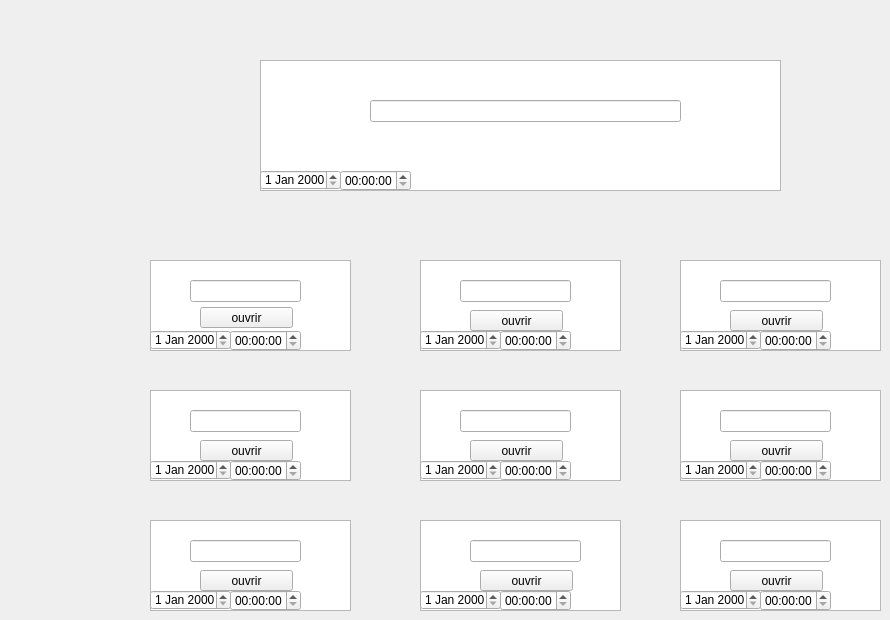
       <widget class="QWidget" name="tab_18">
        <attribute name="title">
         <string>emissions</string>
        </attribute>
        <widget class="QGraphicsView" name="graphicsView_11">
         <property name="geometry">
          <rect>
           <x>150</x>
           <y>260</y>
           <width>201</width>
           <height>91</height>
          </rect>
         </property>
        </widget>
        <widget class="QGraphicsView" name="graphicsView_12">
         <property name="geometry">
          <rect>
           <x>420</x>
           <y>390</y>
           <width>201</width>
           <height>91</height>
          </rect>
         </property>
        </widget>
        <widget class="QGraphicsView" name="graphicsView_13">
         <property name="geometry">
          <rect>
           <x>420</x>
           <y>260</y>
           <width>201</width>
           <height>91</height>
          </rect>
         </property>
        </widget>
        <widget class="QGraphicsView" name="graphicsView_14">
         <property name="geometry">
          <rect>
           <x>150</x>
           <y>520</y>
           <width>201</width>
           <height>91</height>
          </rect>
         </property>
        </widget>
        <widget class="QGraphicsView" name="graphicsView_15">
         <property name="geometry">
          <rect>
           <x>680</x>
           <y>260</y>
           <width>201</width>
           <height>91</height>
          </rect>
         </property>
        </widget>
        <widget class="QGraphicsView" name="graphicsView_16">
         <property name="geometry">
          <rect>
           <x>260</x>
           <y>60</y>
           <width>521</width>
           <height>131</height>
          </rect>
         </property>
        </widget>
        <widget class="QGraphicsView" name="graphicsView_17">
         <property name="geometry">
          <rect>
           <x>680</x>
           <y>390</y>
           <width>201</width>
           <height>91</height>
          </rect>
         </property>
        </widget>
        <widget class="QGraphicsView" name="graphicsView_18">
         <property name="geometry">
          <rect>
           <x>150</x>
           <y>390</y>
           <width>201</width>
           <height>91</height>
          </rect>
         </property>
        </widget>
        <widget class="QGraphicsView" name="graphicsView_19">
         <property name="geometry">
          <rect>
           <x>420</x>
           <y>520</y>
           <width>201</width>
           <height>91</height>
          </rect>
         </property>
        </widget>
        <widget class="QGraphicsView" name="graphicsView_20">
         <property name="geometry">
          <rect>
           <x>680</x>
           <y>520</y>
           <width>201</width>
           <height>91</height>
          </rect>
         </property>
        </widget>
        <widget class="QLineEdit" name="lineEdit_3">
         <property name="geometry">
          <rect>
           <x>370</x>
           <y>100</y>
           <width>311</width>
           <height>22</height>
          </rect>
         </property>
        </widget>
        <widget class="QLineEdit" name="lineEdit_13">
         <property name="geometry">
          <rect>
           <x>190</x>
           <y>280</y>
           <width>111</width>
           <height>22</height>
          </rect>
         </property>
        </widget>
        <widget class="QLineEdit" name="lineEdit_15">
         <property name="geometry">
          <rect>
           <x>460</x>
           <y>280</y>
           <width>111</width>
           <height>22</height>
          </rect>
         </property>
        </widget>
        <widget class="QLineEdit" name="lineEdit_16">
         <property name="geometry">
          <rect>
           <x>720</x>
           <y>280</y>
           <width>111</width>
           <height>22</height>
          </rect>
         </property>
        </widget>
        <widget class="QLineEdit" name="lineEdit_17">
         <property name="geometry">
          <rect>
           <x>720</x>
           <y>410</y>
           <width>111</width>
           <height>22</height>
          </rect>
         </property>
        </widget>
        <widget class="QLineEdit" name="lineEdit_18">
         <property name="geometry">
          <rect>
           <x>460</x>
           <y>410</y>
           <width>111</width>
           <height>22</height>
          </rect>
         </property>
        </widget>
        <widget class="QLineEdit" name="lineEdit_19">
         <property name="geometry">
          <rect>
           <x>190</x>
           <y>410</y>
           <width>111</width>
           <height>22</height>
          </rect>
         </property>
        </widget>
        <widget class="QLineEdit" name="lineEdit_20">
         <property name="geometry">
          <rect>
           <x>190</x>
           <y>540</y>
           <width>111</width>
           <height>22</height>
          </rect>
         </property>
        </widget>
        <widget class="QLineEdit" name="lineEdit_21">
         <property name="geometry">
          <rect>
           <x>470</x>
           <y>540</y>
           <width>111</width>
           <height>22</height>
          </rect>
         </property>
        </widget>
        <widget class="QLineEdit" name="lineEdit_22">
         <property name="geometry">
          <rect>
           <x>720</x>
           <y>540</y>
           <width>111</width>
           <height>22</height>
          </rect>
         </property>
        </widget>
        <widget class="QDateEdit" name="dateEdit_12">
         <property name="geometry">
          <rect>
           <x>150</x>
           <y>460</y>
           <width>81</width>
           <height>20</height>
          </rect>
         </property>
        </widget>
        <widget class="QDateEdit" name="dateEdit_13">
         <property name="geometry">
          <rect>
           <x>260</x>
           <y>170</y>
           <width>81</width>
           <height>20</height>
          </rect>
         </property>
        </widget>
        <widget class="QDateEdit" name="dateEdit_14">
         <property name="geometry">
          <rect>
           <x>680</x>
           <y>590</y>
           <width>81</width>
           <height>20</height>
          </rect>
         </property>
        </widget>
        <widget class="QDateEdit" name="dateEdit_15">
         <property name="geometry">
          <rect>
           <x>420</x>
           <y>460</y>
           <width>81</width>
           <height>20</height>
          </rect>
         </property>
        </widget>
        <widget class="QDateEdit" name="dateEdit_16">
         <property name="geometry">
          <rect>
           <x>150</x>
           <y>330</y>
           <width>81</width>
           <height>20</height>
          </rect>
         </property>
        </widget>
        <widget class="QDateEdit" name="dateEdit_17">
         <property name="geometry">
          <rect>
           <x>680</x>
           <y>460</y>
           <width>81</width>
           <height>20</height>
          </rect>
         </property>
        </widget>
        <widget class="QDateEdit" name="dateEdit_18">
         <property name="geometry">
          <rect>
           <x>150</x>
           <y>590</y>
           <width>81</width>
           <height>20</height>
          </rect>
         </property>
        </widget>
        <widget class="QDateEdit" name="dateEdit_19">
         <property name="geometry">
          <rect>
           <x>420</x>
           <y>330</y>
           <width>81</width>
           <height>20</height>
          </rect>
         </property>
        </widget>
        <widget class="QDateEdit" name="dateEdit_20">
         <property name="geometry">
          <rect>
           <x>420</x>
           <y>590</y>
           <width>81</width>
           <height>20</height>
          </rect>
         </property>
        </widget>
        <widget class="QDateEdit" name="dateEdit_21">
         <property name="geometry">
          <rect>
           <x>680</x>
           <y>330</y>
           <width>81</width>
           <height>20</height>
          </rect>
         </property>
        </widget>
        <widget class="QTimeEdit" name="timeEdit_11">
         <property name="geometry">
          <rect>
           <x>500</x>
           <y>460</y>
           <width>71</width>
           <height>21</height>
          </rect>
         </property>
        </widget>
        <widget class="QTimeEdit" name="timeEdit_13">
         <property name="geometry">
          <rect>
           <x>760</x>
           <y>330</y>
           <width>71</width>
           <height>21</height>
          </rect>
         </property>
        </widget>
        <widget class="QTimeEdit" name="timeEdit_14">
         <property name="geometry">
          <rect>
           <x>230</x>
           <y>460</y>
           <width>71</width>
           <height>21</height>
          </rect>
         </property>
        </widget>
        <widget class="QTimeEdit" name="timeEdit_15">
         <property name="geometry">
          <rect>
           <x>500</x>
           <y>590</y>
           <width>71</width>
           <height>21</height>
          </rect>
         </property>
        </widget>
        <widget class="QTimeEdit" name="timeEdit_16">
         <property name="geometry">
          <rect>
           <x>230</x>
           <y>330</y>
           <width>71</width>
           <height>21</height>
          </rect>
         </property>
         <property name="calendarPopup">
          <bool>false</bool>
         </property>
        </widget>
        <widget class="QTimeEdit" name="timeEdit_17">
         <property name="geometry">
          <rect>
           <x>230</x>
           <y>590</y>
           <width>71</width>
           <height>21</height>
          </rect>
         </property>
        </widget>
        <widget class="QTimeEdit" name="timeEdit_18">
         <property name="geometry">
          <rect>
           <x>500</x>
           <y>330</y>
           <width>71</width>
           <height>21</height>
          </rect>
         </property>
        </widget>
        <widget class="QTimeEdit" name="timeEdit_19">
         <property name="geometry">
          <rect>
           <x>760</x>
           <y>460</y>
           <width>71</width>
           <height>21</height>
          </rect>
         </property>
        </widget>
        <widget class="QTimeEdit" name="timeEdit_20">
         <property name="geometry">
          <rect>
           <x>760</x>
           <y>590</y>
           <width>71</width>
           <height>21</height>
          </rect>
         </property>
        </widget>
        <widget class="QTimeEdit" name="timeEdit_21">
         <property name="geometry">
          <rect>
           <x>340</x>
           <y>170</y>
           <width>71</width>
           <height>21</height>
          </rect>
         </property>
        </widget>
        <widget class="QPushButton" name="pushButton_15">
         <property name="geometry">
          <rect>
           <x>470</x>
           <y>440</y>
           <width>93</width>
           <height>21</height>
          </rect>
         </property>
         <property name="text">
          <string>ouvrir</string>
         </property>
        </widget>
        <widget class="QPushButton" name="pushButton_16">
         <property name="geometry">
          <rect>
           <x>200</x>
           <y>440</y>
           <width>93</width>
           <height>21</height>
          </rect>
         </property>
         <property name="text">
          <string>ouvrir</string>
         </property>
        </widget>
        <widget class="QPushButton" name="pushButton_17">
         <property name="geometry">
          <rect>
           <x>480</x>
           <y>570</y>
           <width>93</width>
           <height>21</height>
          </rect>
         </property>
         <property name="text">
          <string>ouvrir</string>
         </property>
        </widget>
        <widget class="QPushButton" name="pushButton_18">
         <property name="geometry">
          <rect>
           <x>470</x>
           <y>310</y>
           <width>93</width>
           <height>21</height>
          </rect>
         </property>
         <property name="text">
          <string>ouvrir</string>
         </property>
        </widget>
        <widget class="QPushButton" name="pushButton_19">
         <property name="geometry">
          <rect>
           <x>730</x>
           <y>440</y>
           <width>93</width>
           <height>21</height>
          </rect>
         </property>
         <property name="text">
          <string>ouvrir</string>
         </property>
        </widget>
        <widget class="QPushButton" name="pushButton_20">
         <property name="geometry">
          <rect>
           <x>200</x>
           <y>570</y>
           <width>93</width>
           <height>21</height>
          </rect>
         </property>
         <property name="text">
          <string>ouvrir</string>
         </property>
        </widget>
        <widget class="QPushButton" name="pushButton_21">
         <property name="geometry">
          <rect>
           <x>200</x>
           <y>307</y>
           <width>93</width>
           <height>21</height>
          </rect>
         </property>
         <property name="text">
          <string>ouvrir</string>
         </property>
        </widget>
        <widget class="QPushButton" name="pushButton_22">
         <property name="geometry">
          <rect>
           <x>730</x>
           <y>570</y>
           <width>93</width>
           <height>21</height>
          </rect>
         </property>
         <property name="text">
          <string>ouvrir</string>
         </property>
        </widget>
        <widget class="QPushButton" name="pushButton_23">
         <property name="geometry">
          <rect>
           <x>730</x>
           <y>310</y>
           <width>93</width>
           <height>21</height>
          </rect>
         </property>
         <property name="text">
          <string>ouvrir</string>
         </property>
        </widget>
       </widget>
